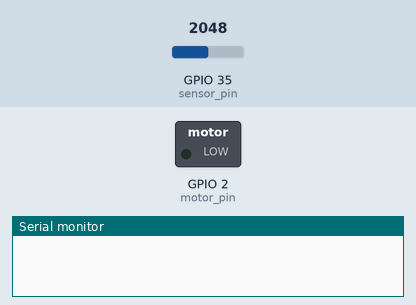
Recording of a sketch running on a simulated ESP32. Parts: switched loads named in the sketch (green lamp = pin HIGH), the last lines printed to the serial monitor. Inputs (shaded band) come from the test bench; at power-on: GPIO 35 (sensor_pin) = 2048. WiFi joins after 1.5 s; servers stay silent unless stated.

Above: at 0.0 s.
At 2.1 s:
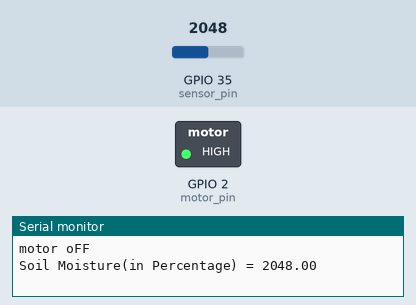
Timing chart, 0 to 3.6 s (numbered marks = the images above):
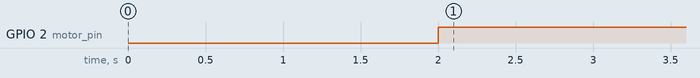

The sketch:

drip.ino
```cpp
#include <ThingSpeak.h>
#include <WiFi.h>
const char*ssid="mrunal";
const char *pwd="12345678";
const char *server="api.thingspeak.com";
const int sensor_pin =35;  /* Connect Soil moisture analog sensor pin to A0 of NodeMCU */
const int motor_pin = 2;
WiFiClient client;
unsigned long myChannelNumber = 720563;
const char * myWriteAPIKey = "9X8PRVCQMIGY215T";

void setup()
{
  Serial.begin(9600); /* Define baud rate for serial communication */
  delay(2000);
  pinMode(motor_pin,OUTPUT);
  //pinMode(sensor_pin,INPUT);
  WiFi.begin(ssid,pwd);
  ThingSpeak.begin(client);
}

void loop()
{
  float moisture_percentage;

 // moisture_percentage = ( 100.00 - ( (analogRead(sensor_pin)/1023.00) * 100.00 ) );
 moisture_percentage = analogRead(sensor_pin);
  if(moisture_percentage < 2600)
  {
    Serial.println("motor oFF");
    digitalWrite(motor_pin,HIGH);
    }
     if(moisture_percentage > 2600)
  {
    Serial.println("motor oN");
    digitalWrite(motor_pin,LOW);
    }
  Serial.print("Soil Moisture(in Percentage) = ");
  Serial.println(moisture_percentage);
//Serial.println();

ThingSpeak.writeField(myChannelNumber, 1,moisture_percentage, myWriteAPIKey);
  delay(17000);
 }
```

Measured:
- by itself, GPIO 2 (motor_pin): LOW → HIGH at 2.0 s
